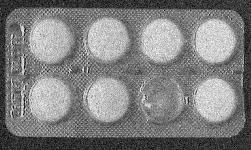
%> input picture exam1/tablets.jpg, 251 x 150 px
$ octave exam1.m   (GNU Octave 9; MATLAB toolbox functions it lacks are replaced by stand-ins)
%> lines starting %> are read from the running program, lines starting %| are printed output that depends on the picture; in (x1, y1, x2, y2) boxes, pixels count from 0 and x2, y2 are one past the last pixel; in counts of white or black regions, pixels touching at a corner belong together; the program's own positions count from 1
% Exam 1
% Detect tablets
% Find centroid of the missing tablet


img = imread('tablets.jpg');
%> img is the input picture: size 150x251x3 uint8; min 0, max 255, mean 127.2

gray_img = rgb2gray(img);
img2 = medfilt2(gray_img);
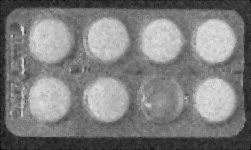
%> img2: size 150x251 uint8; min 0, max 230, mean 126.7

bin_img2 = imbinarize(img2);
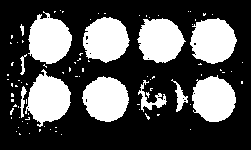
%> bin_img2: size 150x251 logical; 32.2% white; 90 white regions (78 under 20 px), largest, box (x1, y1, x2, y2) and area: (25, 69, 71, 127) 1631, (28, 11, 72, 64) 1616, (190, 18, 237, 64) 1616

% Structuring Element
SE = strel('disk',5);
bin_img3 = imopen(bin_img2,SE);
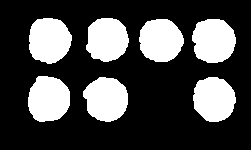
%> bin_img3: size 150x251 logical; 28.5% white; 7 white regions, largest, box (x1, y1, x2, y2) and area: (29, 18, 72, 64) 1564, (28, 76, 70, 122) 1552, (192, 19, 236, 63) 1549

% In matlab 2015
% Get connected components
[L,num] = bwlabel(bin_img3);
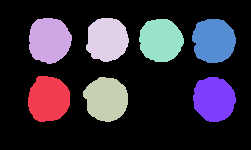
%> L: size 150x251 double; 8 distinct labels, from 0 to 7; one colour per label, 0 black
%> num = 7
imshow(bin_img3)
disp(num)
%| 7

% Use this to make new image with only connected components
[r,c] = find(L==1);
%> r = 1552 values from 77 to 122; c = 1552 values from 29 to 70


% In matlab 2016+
% Get connected components
CC = bwconncomp(bin_img3);
%> CC = 7 connected components
% Use this to make new image with only connected components
% CC.PixelIdxList{2}

% Centroid of missing tablet is the middle point
% between adjacent tablets to left and right
s = regionprops(CC,'centroid');
%> s = 7 regions; Centroid: [49.2 99.7], [49.9 40.9], [106.8 99.7], [107.7 40.1], [161.3 40.9], [214.3 41.3], [214.6 99.8]
c1 = s(3,1).Centroid;
%> c1 = [106.8 99.75]
c2 = s(7,1).Centroid;
%> c2 = [214.6 99.82]

disp((c1 + c2)/2);
%|    160.730    99.785
